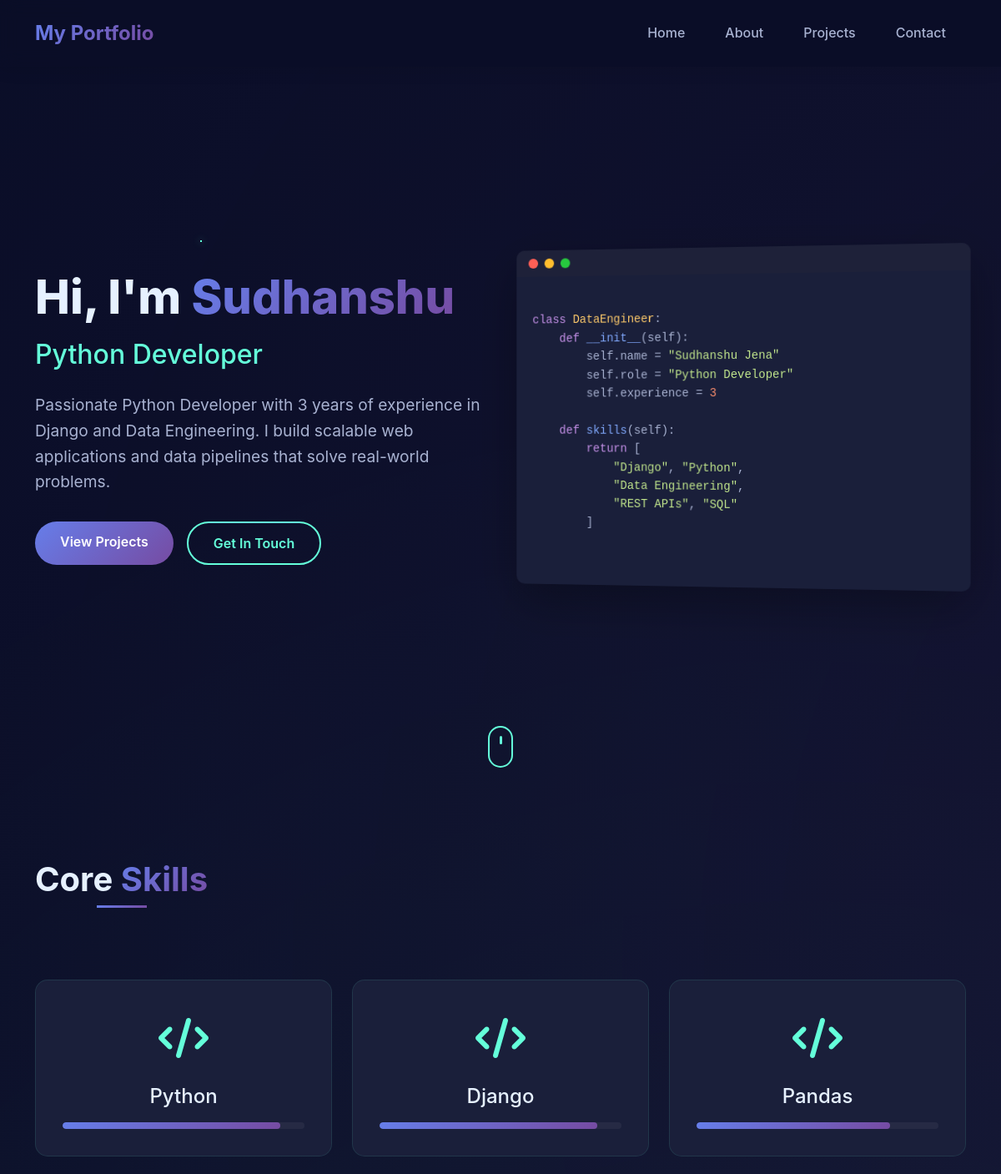
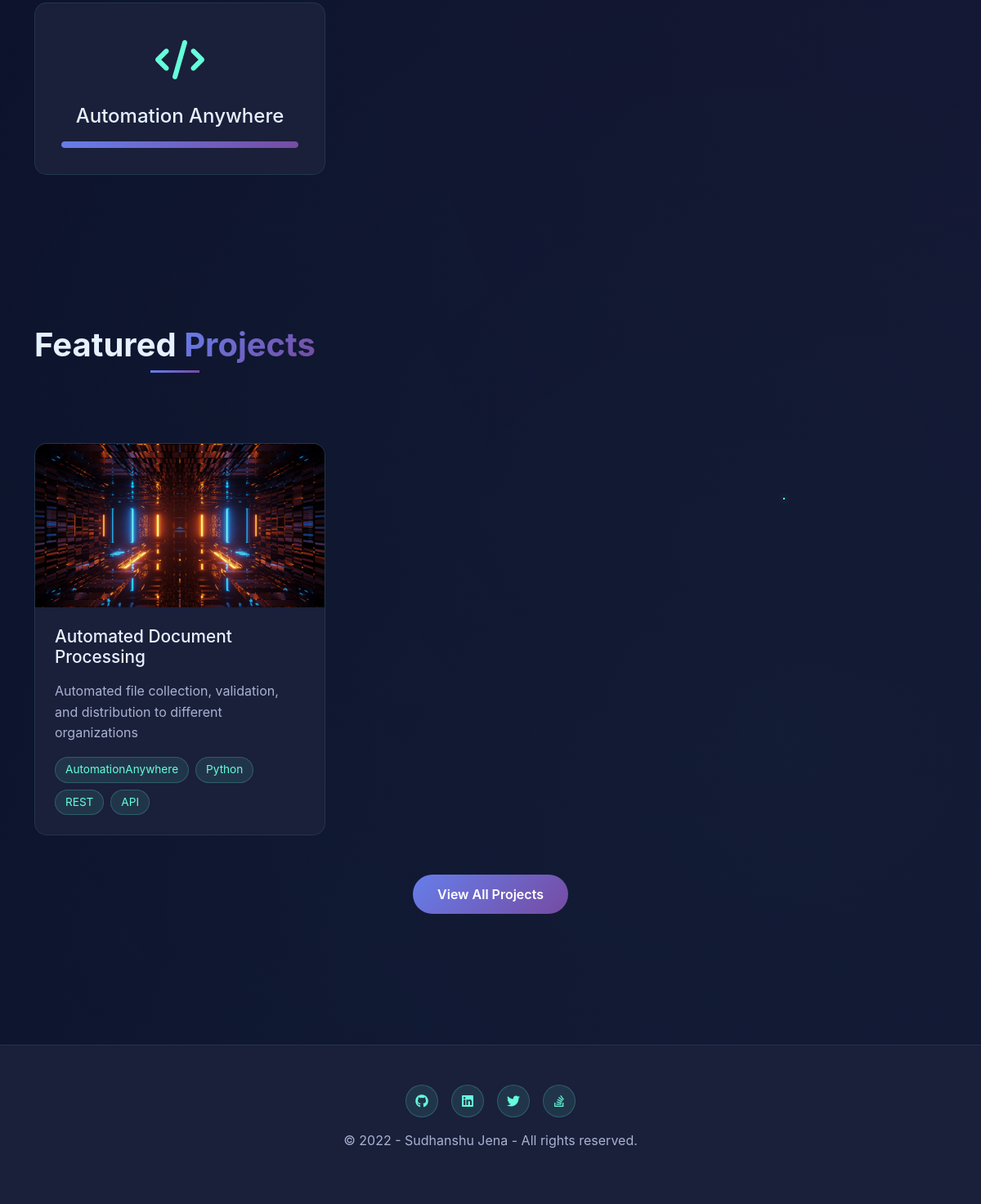
The page / on the database its author committed (2 pictures, top to bottom).
### portfolio/models.py (models this page shows, shortened)
class Skill(models.Model):
    name = models.CharField(max_length=100)
    level = models.IntegerField(default=80)  # Percentage
    category = models.CharField(max_length=50)  # Backend, Frontend, Data, etc.

class Project(models.Model):
    CATEGORY_CHOICES = [
        ('web', 'Web Development'),
        ('data', 'Data Engineering'),
        ('App', 'Android App'),
        ('api', 'API Development'),
        ('automation', 'Automation'),
    ]
    title = models.CharField(max_length=200)
    description = models.TextField()
    short_description = models.CharField(max_length=300)
    image = models.ImageField(upload_to='projects/', blank=True, null=True)
    technologies = models.CharField(max_length=500)
    github_link = models.URLField(blank=True)
    live_link = models.URLField(blank=True)
    category = models.CharField(max_length=20, choices=CATEGORY_CHOICES)
    is_featured = models.BooleanField(default=False)
    created_date = models.DateTimeField(default=timezone.now)
    class Meta:
        ordering = ['-created_date']

### portfolio/views.py (the view)
# urls.py: path('', views.index, name='index'),
def index(request):
    featured_projects = Project.objects.filter(is_featured=True)[:3]
    skills = Skill.objects.all()[:6]
    context = {
        'featured_projects': featured_projects,
        'skills': skills,
    }
    return render(request, 'index.html', context)

### portfolio/templates/index.html (shortened to what this page needs)
{% extends 'base.html' %}
{% load static %}
{% block content %}
<section class="hero-section" id="hero">
    <div class="container">
        <div class="row align-items-center min-vh-100">
            <div class="col-lg-6" data-aos="fade-right">
                <h1 class="hero-title">
                    Hi, I'm <span class="gradient-text">Sudhanshu</span>
                </h1>
                <h2 class="hero-subtitle">
                    <span class="typed-text"></span>
                </h2>
                <p class="hero-description">
                    Passionate Python Developer with 3 years of experience in Django and Data Engineering.
                    I build scalable web applications and data pipelines that solve real-world problems.
                </p>
                <div class="hero-buttons">
                    <a href="{% url 'projects' %}" class="btn btn-gradient">View Projects</a>
                    <a href="{% url 'contact' %}" class="btn btn-outline">Get In Touch</a>
                </div>
            </div>
            <div class="col-lg-6" data-aos="fade-left">
                <div class="hero-image">
                    <div class="code-window">
                        <div class="window-header">
                            <span class="dot red"></span>
                            <span class="dot yellow"></span>
                            <span class="dot green"></span>
                        </div>
                        <pre class="code-content">
<code class="python">
<span class="keyword">class</span> <span class="class">DataEngineer</span>:
    <span class="keyword">def</span> <span class="function">__init__</span>(self):
        self.name = <span class="string">"Sudhanshu Jena"</span>
        self.role = <span class="string">"Python Developer"</span>
        self.experience = <span class="number">3</span>
    <span class="keyword">def</span> <span class="function">skills</span>(self):
        <span class="keyword">return</span> [
            <span class="string">"Django"</span>, <span class="string">"Python"</span>,
            <span class="string">"Data Engineering"</span>,
            <span class="string">"REST APIs"</span>, <span class="string">"SQL"</span>
        ]
</code>
                        </pre>
                    </div>
                </div>
            </div>
        </div>
    </div>
    <div class="scroll-indicator">
        <span class="mouse">
            <span class="wheel"></span>
        </span>
    </div>
</section>
<section class="skills-section section-padding" id="skills">
    <div class="container">
        <h2 class="section-title text-center" data-aos="fade-up">
            Core <span class="gradient-text">Skills</span>
        </h2>
        <div class="row mt-5">
            {% for skill in skills %}
            <div class="col-md-4 mb-4" data-aos="fade-up" data-aos-delay="{{ forloop.counter }}00">
                <div class="skill-card">
                    <div class="skill-icon">
                        <i class="fas fa-code"></i>
                    </div>
                    <h4>{{ skill.name }}</h4>
                    <div class="progress">
                        <div class="progress-bar" style="width: {{skill.level}}% "></div>
                    </div>
                </div>
            </div>
            {% endfor %}
        </div>
    </div>
</section>
<section class="featured-projects section-padding">
    <div class="container">
        <h2 class="section-title text-center" data-aos="fade-up">
            Featured <span class="gradient-text">Projects</span>
        </h2>
        <div class="row mt-5">
            {% for project in featured_projects %}
            <div class="col-lg-4 col-md-6 mb-4" data-aos="zoom-in" data-aos-delay="{{ forloop.counter }}00">
                <div class="project-card">
                    <div class="project-image">
                        {% if project.image %}
                        <img src="{{ project.image.url }}" alt="{{ project.title }}">
                        {% else %}
                        <div class="placeholder-image">
                            <i class="fas fa-code"></i>
                        </div>
                        {% endif %}
                    </div>
                    <div class="project-content">
                        <h4>{{ project.title }}</h4>
                        <p>{{ project.short_description }}</p>
                        <div class="project-tech">
                            {% for tech in project.technologies.split %}
                            <span class="tech-tag">{{ tech }}</span>
                            {% endfor %}
                        </div>
                    </div>
                </div>
            </div>
            {% endfor %}
        </div>
        <div class="text-center mt-4">
            <a href="{% url 'projects' %}" class="btn btn-gradient">View All Projects</a>
        </div>
    </div>
</section>
{% endblock %}

### portfolio/templates/base.html (shortened to what this page needs)
<!DOCTYPE html>
<html lang="en">
<head>
    {% load static %}
    <link href="https://cdn.jsdelivr.net/npm/bootstrap@5.3.0/dist/css/bootstrap.min.css" rel="stylesheet">
    <link rel="stylesheet" href="https://cdnjs.cloudflare.com/ajax/libs/font-awesome/6.4.0/css/all.min.css">
    <link href="https://unpkg.com/aos@2.3.1/dist/aos.css" rel="stylesheet">
    <link rel="stylesheet" href="{% static 'css/style.css' %}">
</head>
<body>
    <div class="animated-bg">
        <div class="gradient-bg"></div>
        <div class="particles"></div>
    </div>
    <nav class="navbar navbar-expand-lg fixed-top" id="mainNav">
        <div class="container">
            <a class="navbar-brand" href="{% url 'index' %}">
                <span class="brand-text">My Portfolio</span>
            </a>
            <div class="collapse navbar-collapse" id="navbarNav">
                <ul class="navbar-nav ms-auto">
                    <li class="nav-item">
                        <a class="nav-link" href="{% url 'index' %}">Home</a>
                    </li>
                    <li class="nav-item">
                        <a class="nav-link" href="{% url 'about' %}">About</a>
                    </li>
                    <li class="nav-item">
                        <a class="nav-link" href="{% url 'projects' %}">Projects</a>
                    </li>
                    <li class="nav-item">
                        <a class="nav-link" href="{% url 'contact' %}">Contact</a>
                    </li>
                </ul>
            </div>
        </div>
    </nav>
    {% block content %}{% endblock %}
    <footer class="footer-section">
        <div class="container">
            <div class="row">
                <div class="col-md-12 text-center">
                    <div class="social-links">
                        <a href="https://github.com/Sudhanshu-jena" class="social-link"><i class="fab fa-github"></i></a>
                        <a href="https://www.linkedin.com/in/sudhanshu-jena-5a292a211/" class="social-link"><i class="fab fa-linkedin"></i></a>
                        <a href="#" class="social-link"><i class="fab fa-twitter"></i></a>
                        <a href="#" class="social-link"><i class="fab fa-stack-overflow"></i></a>
                    </div>
                    <p class="mt-3">&copy; 2022 - Sudhanshu Jena - All rights reserved.</p>
                </div>
            </div>
        </div>
    </footer>
</body>
</html>

### rows shown on the page
Skill: name "Python", level 90 (drawn)
Skill: name "Django", level 90 (drawn)
Skill: name "Pandas", level 80 (drawn)
Skill: name "Automation Anywhere", level 100 (drawn)
Project: image (picture), title "Automated Document Processing", short_description "Automated file collection, validation, and distribution to different organizations", split "AutomationAnywhere" "Python" "REST" "API"
